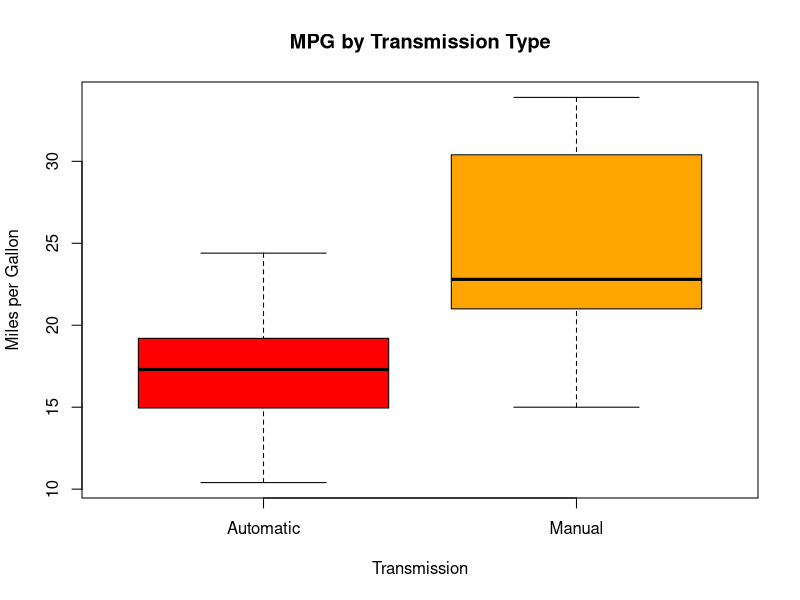

This figure's R source: (Note: this script raises an error after producing the figure.)
## ---- chunk 1
data(mtcars)
names(mtcars)
## ---- chunk 2
mtcars$am <- as.factor(mtcars$am)
levels(mtcars$am) <- c("Automatic", "Manual")

## ---- chunk 3
boxplot(mpg~am, data = mtcars,
        col = c("red", "orange"),
        xlab = "Transmission",
        ylab = "Miles per Gallon",
        main = "MPG by Transmission Type")
## ---- chunk 4
aggregate(mpg~am, data = mtcars, mean)
## ---- chunk 5
autoData <- mtcars[mtcars$am == "Automatic",]
manualData <- mtcars[mtcars$am == "Manual",]
t.test(autoData$mpg, manualData$mpg)
## ---- chunk 6
data(mtcars)
sort(cor(mtcars)[1,])
## ---- chunk 7
mtcars_vars <- mtcars[, c(1, 6, 7, 9)]
by(mtcars_vars$mpg, mtcars_vars$am, sd)
## ---- chunk 8
library(car)
leveneTest(mpg ~ factor(am), data = mtcars_vars)
## ---- chunk 9
fit <- lm(mpg~am, data = mtcars)
summary(fit)
## ---- chunk 10
# Here we adopt a stepwise algorithm to choose the best model by using step() function
stepmodel = step(lm(data = mtcars, mpg ~ .),trace=0,steps=10000)
summary(stepmodel)
## ---- chunk 11
# We include 3 variables wt, qsec and am. This model captured 84% of total variance. 
bestfit <- lm(mpg~am + wt + qsec, data = mtcars)
anova(fit, bestfit)
## ---- chunk 12
#final model results
summary(bestfit)
## ---- chunk 13
par(mfrow = c(1, 2))
# Histogram with Normal Curve
x <- mtcars$mpg
h<-hist(x, breaks=10, col="blue", xlab="Miles Per Gallon",
   main="Histogram of Miles per Gallon")
xfit<-seq(min(x),max(x),length=40)
yfit<-dnorm(xfit,mean=mean(x),sd=sd(x))
yfit <- yfit*diff(h$mids[1:2])*length(x)
lines(xfit, yfit, col="orange", lwd=2)

# Kernel Density Plot
d <- density(mtcars$mpg)
plot(d, xlab = "MPG", main ="Density Plot of MPG")
## ---- chunk 14
par(mfrow = c(2,2))
plot(bestfit)
